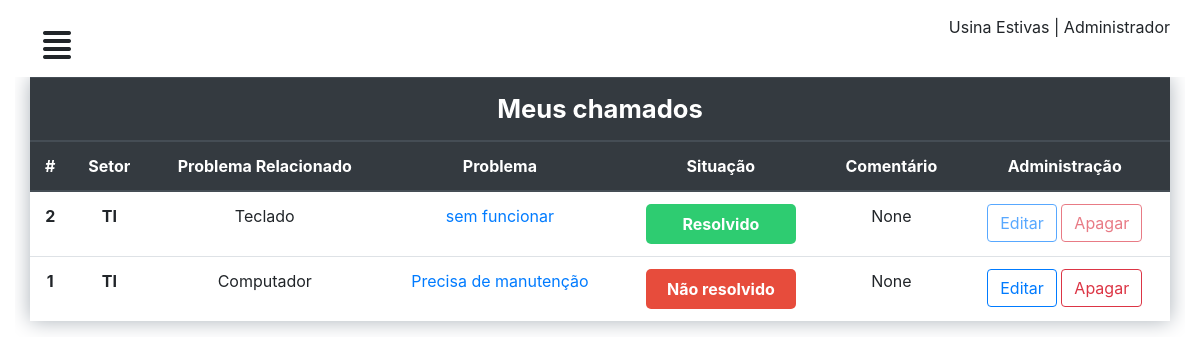
The app's page /perfil/ (signed in), older data.
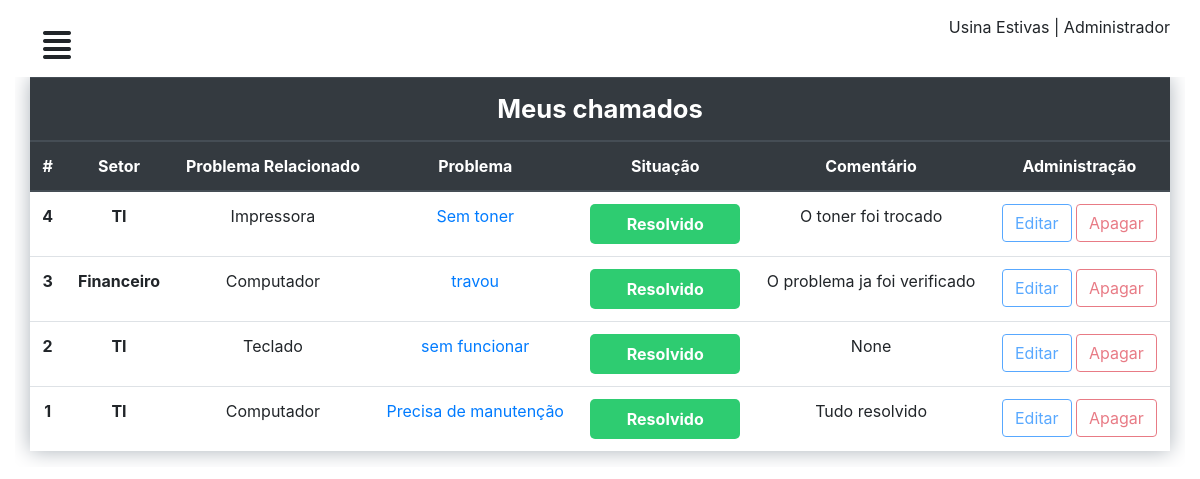
The same page, newer data.
### chamados/models.py (models this page shows, shortened)
class CustomUser (AbstractUser):
	matricula = models.CharField('matricula', max_length=11)
	apelido = models.CharField('apelido', max_length=50)

class Chamado(models.Model):
	setor = models.CharField('Setor', max_length=50)
	problema = models.TextField('problema')
	user = models.ForeignKey(CustomUser, on_delete=models.CASCADE)
	relacao = models.ForeignKey(ProblemaRelacionado, on_delete=models.CASCADE)
	situacao = models.ForeignKey(Situacao, on_delete=models.CASCADE, default=1)
	comentario = models.TextField('comentario', null=True)

class ProblemaRelacionado(models.Model):
	relacao = models.CharField('problema relacionado', max_length=50)
	def __str__(self):
		return self.relacao

### chamados/views.py (the view)
# urls.py: path('perfil/', perfil, name="perfil"),
@login_required
def perfil(request):
	chamados = Chamado.objects.filter(user=request.user).order_by('-id')
	contexto = {
	'lista_chamado': chamados
	}
	return render(request, 'dashboard/chamados.html', contexto)

### chamados/templates/dashboard/chamados.html (shortened to what this page needs)
{% extends "dashboard/baseperfil.html" %}
{% load static %}
{% block title %}
<link rel="stylesheet" type="text/css" href="{% static 'css/mycall.css' %}" />
{% endblock %}
{% block conteudo %}
<div id="mycall">
  <div class="row">
    <div class="col-12 table-responsive">
     <table class="table">
      <thead class="thead-dark">
        <tr>
          <th class="titleTable" colspan="7" scope="col">Meus chamados</th>
        </tr>
      </thead>
      <thead class="thead-dark">
        <tr>
          <th scope="col">#</th>
          <th scope="col">Setor</th>
          <th scope="col">Problema Relacionado</th>
          <th scope="col">Problema</th>
          <th scope="col">Situação</th>
          <th scope="col">Comentário</th>
          <th scope="col">Administração</th>
        </tr>
      </thead>
      <tbody>
        <tr>
          {% for chamado in lista_chamado %}
          <th scope="row">{{chamado.id}}</th>
          <th scope="row">{{chamado.setor}}</th>
          <td >{{chamado.relacao}}</td>
          <td ><a href="#">{{chamado.problema}}</a></td>
          <td > {% if chamado.situacao.id == 1 %} <span class="open"> Não resolvido </span> {% elif chamado.situacao.id == 2 %}<span class="progressCall">Em andamento </span> {% else %} <span class="completed">Resolvido </span>{% endif %}</td>
          <td>{{chamado.comentario}}</td>
          <td> {% if chamado.situacao.id == 1 %} <a href="{% url 'editar' chamado.id %}"> <button type="button" class="btn btn-outline-primary">Editar</button> </a> <a href="{% url 'apagar' chamado.id %}"><button type="button" class="btn btn-outline-danger">Apagar</button></a> {% else %} <a href="{% url 'editar' chamado.id %}"> <button type="button" class="btn btn-outline-primary" disabled="">Editar</button></a> <a href="{% url 'apagar' chamado.id %}"><button type="button" class="btn btn-outline-danger" disabled="">Apagar</button> </a>{% endif %}</td>
        </tr>
{% endfor %}
{% endblock %}

### chamados/templates/dashboard/baseperfil.html (shortened to what this page needs)
<!DOCTYPE html>
{% load static %}
<html>
<head>
	{% block title %}
	{% endblock %}
	<link rel="stylesheet" type="text/css" href="{% static 'css/geral.css' %}" />
	<link rel="stylesheet" type="text/css" href="{% static 'bootstrap/css/bootstrap.min.css' %}" />
	<link rel="stylesheet" type="text/css" href="{% static 'css/dash.css' %}" />
</head>
<body>
	<div id="wrapper">
		<div id="page-content-wrapper">
			<div class="container-fluid">
				<div class="row">
					<div class="col-lg-12">
						<a href="#" class="btn" id="menu-toggle"><i class="fas fa-align-justify"></i></a> <span class="float-right"> Usina Estivas | {{user.apelido}}</span>
					</div>
				</div>
				{% block conteudo %}
				{% endblock %}
			</div>
		</div>
	</div>
</body>
</html>

### chamados/static/css/mycall.css (style rules this page uses)
div#mycall { width: 100%; }
div#mycall .table { box-shadow: 0 0 20px #abb2b9; }
div#mycall .titleTable { font-size: 1.6em; font-weight: bold; }
div#mycall .table th, td { text-align: center; }
div#mycall .table td span { display: inline-block; padding: 8px 20px; border-radius: 5px; color: #FFF; font-weight: bold; width: 150px; }
div#mycall .table td span.completed { background: #2ecc71; }
div#mycall .table td a { transition: .2s; }

### chamados/static/css/dash.css (style rules this page uses)
#page-content-wrapper { width: 100%; position: absolute; padding:15px; transition:all .5s; }
#menu-toggle { transition:all .3s; font-size:2em; }

Row changes from the older to the newer data that the page shows:
added Chamado: id "4", setor "TI", relacao "Impressora", problema "Sem toner", shows "Resolvido", comentario "O toner foi trocado", shows "Editar"
added Chamado: id "3", setor "Financeiro", relacao "Computador", problema "travou", shows "Resolvido", comentario "O problema ja foi verificado", shows "Editar"
changed Chamado "Precisa de manutenção": comentario "None" → "Tudo resolvido"; situacao_id "Não resolvido" → "Resolvido"
